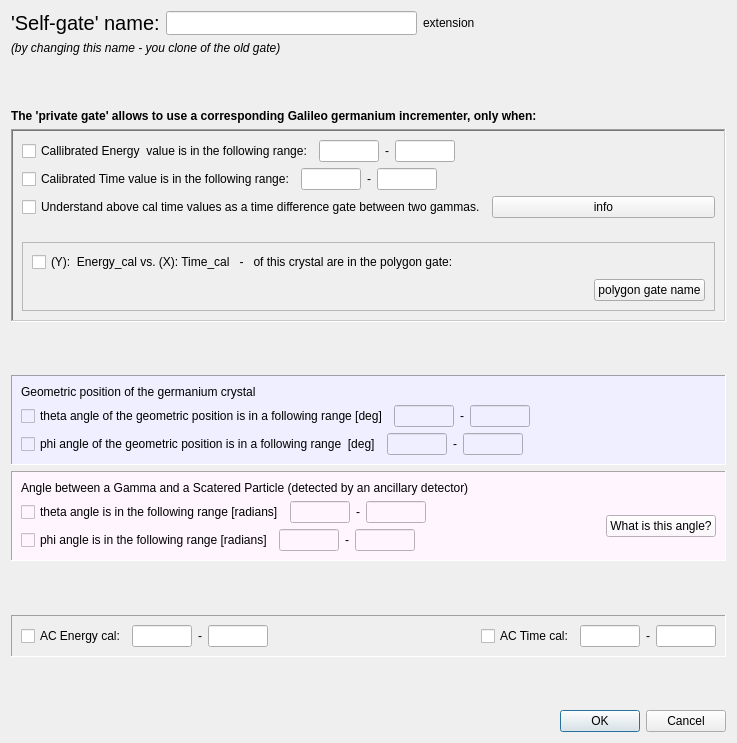
<?xml version="1.0" encoding="UTF-8"?>
<ui version="4.0">
 <class>T4selfgate_ge_galileo</class>
 <widget class="QDialog" name="T4selfgate_ge_galileo">
  <property name="geometry">
   <rect>
    <x>0</x>
    <y>0</y>
    <width>737</width>
    <height>743</height>
   </rect>
  </property>
  <property name="windowTitle">
   <string>Private incrementer gate, called a 'self-gate'</string>
  </property>
  <layout class="QVBoxLayout" name="verticalLayout_4">
   <item>
    <layout class="QHBoxLayout" name="horizontalLayout_33">
     <item>
      <widget class="QLabel" name="textLabel1_7">
       <property name="sizePolicy">
        <sizepolicy hsizetype="Preferred" vsizetype="Maximum">
         <horstretch>0</horstretch>
         <verstretch>0</verstretch>
        </sizepolicy>
       </property>
       <property name="font">
        <font>
         <pointsize>10</pointsize>
        </font>
       </property>
       <property name="text">
        <string>&lt;html&gt;&lt;head/&gt;&lt;body&gt;&lt;p&gt;&lt;span style=&quot; font-size:x-large;&quot;&gt;'Self-gate' name:&lt;/span&gt;&lt;/p&gt;&lt;/body&gt;&lt;/html&gt;</string>
       </property>
       <property name="alignment">
        <set>Qt::AlignVCenter</set>
       </property>
       <property name="wordWrap">
        <bool>false</bool>
       </property>
      </widget>
     </item>
     <item>
      <widget class="QLineEdit" name="lineEdit_name">
       <property name="minimumSize">
        <size>
         <width>200</width>
         <height>0</height>
        </size>
       </property>
       <property name="maximumSize">
        <size>
         <width>500</width>
         <height>32767</height>
        </size>
       </property>
       <property name="alignment">
        <set>Qt::AlignRight|Qt::AlignTrailing|Qt::AlignVCenter</set>
       </property>
      </widget>
     </item>
     <item>
      <widget class="QLabel" name="label_extension">
       <property name="text">
        <string>extension</string>
       </property>
      </widget>
     </item>
     <item>
      <spacer name="horizontalSpacer">
       <property name="orientation">
        <enum>Qt::Horizontal</enum>
       </property>
       <property name="sizeHint" stdset="0">
        <size>
         <width>40</width>
         <height>20</height>
        </size>
       </property>
      </spacer>
     </item>
    </layout>
   </item>
   <item>
    <widget class="QLabel" name="textLabel2_4">
     <property name="text">
      <string>&lt;i&gt;(by changing this name - you clone of the old gate)&lt;/i&gt;</string>
     </property>
     <property name="alignment">
      <set>Qt::AlignVCenter</set>
     </property>
     <property name="wordWrap">
      <bool>false</bool>
     </property>
    </widget>
   </item>
   <item>
    <spacer name="verticalSpacer_6">
     <property name="orientation">
      <enum>Qt::Vertical</enum>
     </property>
     <property name="sizeHint" stdset="0">
      <size>
       <width>20</width>
       <height>15</height>
      </size>
     </property>
    </spacer>
   </item>
   <item>
    <widget class="QLabel" name="textLabel_invocation">
     <property name="text">
      <string>&lt;html&gt;&lt;head/&gt;&lt;body&gt;&lt;p&gt;&lt;span style=&quot; font-weight:600;&quot;&gt;The 'private gate' allows to use a corresponding Galileo germanium  incrementer, only when:&lt;/span&gt;&lt;/p&gt;&lt;/body&gt;&lt;/html&gt;</string>
     </property>
     <property name="alignment">
      <set>Qt::AlignVCenter</set>
     </property>
     <property name="wordWrap">
      <bool>true</bool>
     </property>
    </widget>
   </item>
   <item>
    <widget class="QFrame" name="frame_2">
     <property name="frameShape">
      <enum>QFrame::WinPanel</enum>
     </property>
     <property name="frameShadow">
      <enum>QFrame::Sunken</enum>
     </property>
     <layout class="QVBoxLayout" name="verticalLayout_2">
      <item>
       <layout class="QHBoxLayout" name="horizontalLayout_34">
        <item>
         <widget class="QCheckBox" name="checkBox_en4">
          <property name="text">
           <string>Callibrated Energy  value is in the following range:</string>
          </property>
         </widget>
        </item>
        <item>
         <widget class="QLineEdit" name="lineEdit_energy_low">
          <property name="maximumSize">
           <size>
            <width>60</width>
            <height>32767</height>
           </size>
          </property>
         </widget>
        </item>
        <item>
         <widget class="QLabel" name="textLabel1_2_3_7">
          <property name="text">
           <string>-</string>
          </property>
          <property name="wordWrap">
           <bool>false</bool>
          </property>
         </widget>
        </item>
        <item>
         <widget class="QLineEdit" name="lineEdit_energy_high">
          <property name="enabled">
           <bool>true</bool>
          </property>
          <property name="maximumSize">
           <size>
            <width>60</width>
            <height>32767</height>
           </size>
          </property>
         </widget>
        </item>
        <item>
         <spacer name="spacer17_4">
          <property name="orientation">
           <enum>Qt::Horizontal</enum>
          </property>
          <property name="sizeType">
           <enum>QSizePolicy::Expanding</enum>
          </property>
          <property name="sizeHint" stdset="0">
           <size>
            <width>41</width>
            <height>21</height>
           </size>
          </property>
         </spacer>
        </item>
       </layout>
      </item>
      <item>
       <layout class="QHBoxLayout" name="horizontalLayout_36">
        <item>
         <widget class="QCheckBox" name="checkBox_time">
          <property name="text">
           <string>Calibrated Time value is in the following range:</string>
          </property>
         </widget>
        </item>
        <item>
         <widget class="QLineEdit" name="lineEdit_time_low">
          <property name="sizePolicy">
           <sizepolicy hsizetype="Maximum" vsizetype="Fixed">
            <horstretch>0</horstretch>
            <verstretch>0</verstretch>
           </sizepolicy>
          </property>
          <property name="maximumSize">
           <size>
            <width>60</width>
            <height>32767</height>
           </size>
          </property>
         </widget>
        </item>
        <item>
         <widget class="QLabel" name="textLabel1_2_6">
          <property name="text">
           <string>-</string>
          </property>
          <property name="wordWrap">
           <bool>false</bool>
          </property>
         </widget>
        </item>
        <item>
         <widget class="QLineEdit" name="lineEdit_time_high">
          <property name="sizePolicy">
           <sizepolicy hsizetype="Preferred" vsizetype="Fixed">
            <horstretch>0</horstretch>
            <verstretch>0</verstretch>
           </sizepolicy>
          </property>
          <property name="maximumSize">
           <size>
            <width>60</width>
            <height>32767</height>
           </size>
          </property>
         </widget>
        </item>
        <item>
         <spacer name="horizontalSpacer_16">
          <property name="orientation">
           <enum>Qt::Horizontal</enum>
          </property>
          <property name="sizeHint" stdset="0">
           <size>
            <width>40</width>
            <height>20</height>
           </size>
          </property>
         </spacer>
        </item>
       </layout>
      </item>
      <item>
       <layout class="QHBoxLayout" name="horizontalLayout_37">
        <item>
         <widget class="QCheckBox" name="check_xy_difference">
          <property name="text">
           <string>Understand above cal time values as a time difference gate between two gammas.</string>
          </property>
         </widget>
        </item>
        <item>
         <widget class="QPushButton" name="push_xy_info">
          <property name="text">
           <string>info</string>
          </property>
         </widget>
        </item>
       </layout>
      </item>
      <item>
       <spacer name="verticalSpacer_7">
        <property name="orientation">
         <enum>Qt::Vertical</enum>
        </property>
        <property name="sizeHint" stdset="0">
         <size>
          <width>20</width>
          <height>18</height>
         </size>
        </property>
       </spacer>
      </item>
      <item>
       <widget class="QFrame" name="frame">
        <property name="frameShape">
         <enum>QFrame::StyledPanel</enum>
        </property>
        <property name="frameShadow">
         <enum>QFrame::Sunken</enum>
        </property>
        <layout class="QVBoxLayout" name="verticalLayout">
         <item>
          <layout class="QHBoxLayout" name="horizontalLayout_39">
           <item>
            <widget class="QCheckBox" name="checkBox_en_tim_banana">
             <property name="text">
              <string>(Y):  Energy_cal vs. (X): Time_cal   -   of this crystal are in the polygon gate:</string>
             </property>
            </widget>
           </item>
           <item>
            <spacer name="spacer11_5">
             <property name="orientation">
              <enum>Qt::Horizontal</enum>
             </property>
             <property name="sizeType">
              <enum>QSizePolicy::Expanding</enum>
             </property>
             <property name="sizeHint" stdset="0">
              <size>
               <width>140</width>
               <height>21</height>
              </size>
             </property>
            </spacer>
           </item>
          </layout>
         </item>
         <item>
          <layout class="QHBoxLayout" name="horizontalLayout_40">
           <item>
            <spacer name="spacer10_4">
             <property name="orientation">
              <enum>Qt::Horizontal</enum>
             </property>
             <property name="sizeType">
              <enum>QSizePolicy::Expanding</enum>
             </property>
             <property name="sizeHint" stdset="0">
              <size>
               <width>111</width>
               <height>20</height>
              </size>
             </property>
            </spacer>
           </item>
           <item>
            <widget class="QPushButton" name="push_banana">
             <property name="text">
              <string>polygon gate name</string>
             </property>
            </widget>
           </item>
          </layout>
         </item>
        </layout>
       </widget>
      </item>
     </layout>
    </widget>
   </item>
   <item>
    <spacer name="verticalSpacer_4">
     <property name="orientation">
      <enum>Qt::Vertical</enum>
     </property>
     <property name="sizeHint" stdset="0">
      <size>
       <width>20</width>
       <height>18</height>
      </size>
     </property>
    </spacer>
   </item>
   <item>
    <widget class="QFrame" name="frame_geometry">
     <property name="styleSheet">
      <string notr="true">background-color: rgb(239, 239, 255);</string>
     </property>
     <property name="frameShape">
      <enum>QFrame::Panel</enum>
     </property>
     <property name="frameShadow">
      <enum>QFrame::Sunken</enum>
     </property>
     <layout class="QGridLayout" name="gridLayout_5">
      <item row="1" column="0">
       <layout class="QHBoxLayout" name="horizontalLayout_42">
        <item>
         <widget class="QCheckBox" name="checkBox_geom_theta">
          <property name="text">
           <string>theta angle of the geometric position is in a following range [deg]</string>
          </property>
         </widget>
        </item>
        <item>
         <widget class="QLineEdit" name="lineEdit_geom_theta_low">
          <property name="sizePolicy">
           <sizepolicy hsizetype="Preferred" vsizetype="Fixed">
            <horstretch>0</horstretch>
            <verstretch>0</verstretch>
           </sizepolicy>
          </property>
          <property name="maximumSize">
           <size>
            <width>60</width>
            <height>32767</height>
           </size>
          </property>
         </widget>
        </item>
        <item>
         <widget class="QLabel" name="textLabel1_2_3_8">
          <property name="text">
           <string>-</string>
          </property>
          <property name="wordWrap">
           <bool>false</bool>
          </property>
         </widget>
        </item>
        <item>
         <widget class="QLineEdit" name="lineEdit_geom_theta_high">
          <property name="maximumSize">
           <size>
            <width>60</width>
            <height>32767</height>
           </size>
          </property>
         </widget>
        </item>
        <item>
         <spacer name="horizontalSpacer_18">
          <property name="orientation">
           <enum>Qt::Horizontal</enum>
          </property>
          <property name="sizeHint" stdset="0">
           <size>
            <width>40</width>
            <height>20</height>
           </size>
          </property>
         </spacer>
        </item>
       </layout>
      </item>
      <item row="2" column="0">
       <layout class="QHBoxLayout" name="horizontalLayout_43">
        <item>
         <widget class="QCheckBox" name="checkBox_geom_phi">
          <property name="text">
           <string>phi angle of the geometric position is in a following range  [deg]</string>
          </property>
         </widget>
        </item>
        <item>
         <widget class="QLineEdit" name="lineEdit_geom_phi_low">
          <property name="maximumSize">
           <size>
            <width>60</width>
            <height>32767</height>
           </size>
          </property>
         </widget>
        </item>
        <item>
         <widget class="QLabel" name="textLabel1_2_3_2_8">
          <property name="text">
           <string>-</string>
          </property>
          <property name="wordWrap">
           <bool>false</bool>
          </property>
         </widget>
        </item>
        <item>
         <widget class="QLineEdit" name="lineEdit_geom_phi_high">
          <property name="maximumSize">
           <size>
            <width>60</width>
            <height>32767</height>
           </size>
          </property>
         </widget>
        </item>
        <item>
         <spacer name="horizontalSpacer_19">
          <property name="orientation">
           <enum>Qt::Horizontal</enum>
          </property>
          <property name="sizeHint" stdset="0">
           <size>
            <width>40</width>
            <height>20</height>
           </size>
          </property>
         </spacer>
        </item>
       </layout>
      </item>
      <item row="0" column="0">
       <widget class="QLabel" name="label">
        <property name="text">
         <string>Geometric position of the germanium crystal</string>
        </property>
       </widget>
      </item>
     </layout>
    </widget>
   </item>
   <item>
    <widget class="QFrame" name="frame_scatered">
     <property name="styleSheet">
      <string notr="true">background-color: rgb(255, 245, 255);</string>
     </property>
     <property name="frameShape">
      <enum>QFrame::Panel</enum>
     </property>
     <property name="frameShadow">
      <enum>QFrame::Sunken</enum>
     </property>
     <layout class="QGridLayout" name="gridLayout_6">
      <item row="2" column="0">
       <layout class="QHBoxLayout" name="horizontalLayout_44">
        <item>
         <widget class="QCheckBox" name="checkBox_gp_phi">
          <property name="text">
           <string>phi angle is in the following range [radians]</string>
          </property>
         </widget>
        </item>
        <item>
         <widget class="QLineEdit" name="lineEdit_gp_phi_low">
          <property name="maximumSize">
           <size>
            <width>60</width>
            <height>32767</height>
           </size>
          </property>
         </widget>
        </item>
        <item>
         <widget class="QLabel" name="textLabel1_2_3_2_2_5">
          <property name="text">
           <string>-</string>
          </property>
          <property name="wordWrap">
           <bool>false</bool>
          </property>
         </widget>
        </item>
        <item>
         <widget class="QLineEdit" name="lineEdit_gp_phi_high">
          <property name="maximumSize">
           <size>
            <width>60</width>
            <height>32767</height>
           </size>
          </property>
         </widget>
        </item>
        <item>
         <spacer name="horizontalSpacer_20">
          <property name="orientation">
           <enum>Qt::Horizontal</enum>
          </property>
          <property name="sizeHint" stdset="0">
           <size>
            <width>40</width>
            <height>20</height>
           </size>
          </property>
         </spacer>
        </item>
       </layout>
      </item>
      <item row="1" column="1" rowspan="2">
       <widget class="QPushButton" name="pushButton_angle_picture">
        <property name="enabled">
         <bool>true</bool>
        </property>
        <property name="text">
         <string>What is this angle?</string>
        </property>
       </widget>
      </item>
      <item row="1" column="0">
       <layout class="QHBoxLayout" name="horizontalLayout_45">
        <item>
         <widget class="QCheckBox" name="checkBox_gp_theta">
          <property name="text">
           <string>theta angle is in the following range [radians]</string>
          </property>
         </widget>
        </item>
        <item>
         <widget class="QLineEdit" name="lineEdit_gp_theta_low">
          <property name="maximumSize">
           <size>
            <width>60</width>
            <height>32767</height>
           </size>
          </property>
          <property name="acceptDrops">
           <bool>true</bool>
          </property>
         </widget>
        </item>
        <item>
         <widget class="QLabel" name="textLabel1_2_3_2_9">
          <property name="text">
           <string>-</string>
          </property>
          <property name="wordWrap">
           <bool>false</bool>
          </property>
         </widget>
        </item>
        <item>
         <widget class="QLineEdit" name="lineEdit_gp_theta_high">
          <property name="maximumSize">
           <size>
            <width>60</width>
            <height>32767</height>
           </size>
          </property>
         </widget>
        </item>
        <item>
         <spacer name="horizontalSpacer_21">
          <property name="orientation">
           <enum>Qt::Horizontal</enum>
          </property>
          <property name="sizeHint" stdset="0">
           <size>
            <width>40</width>
            <height>20</height>
           </size>
          </property>
         </spacer>
        </item>
       </layout>
      </item>
      <item row="0" column="0">
       <widget class="QLabel" name="label_2">
        <property name="text">
         <string>Angle between a Gamma and a Scatered Particle (detected by an ancillary detector)</string>
        </property>
       </widget>
      </item>
     </layout>
    </widget>
   </item>
   <item>
    <spacer name="verticalSpacer_3">
     <property name="orientation">
      <enum>Qt::Vertical</enum>
     </property>
     <property name="sizeHint" stdset="0">
      <size>
       <width>20</width>
       <height>12</height>
      </size>
     </property>
    </spacer>
   </item>
   <item>
    <widget class="QFrame" name="frame_3">
     <property name="frameShape">
      <enum>QFrame::Panel</enum>
     </property>
     <property name="frameShadow">
      <enum>QFrame::Sunken</enum>
     </property>
     <property name="lineWidth">
      <number>1</number>
     </property>
     <layout class="QVBoxLayout" name="verticalLayout_3">
      <item>
       <layout class="QHBoxLayout" name="horizontalLayout_38">
        <item>
         <widget class="QCheckBox" name="checkBox_AC_energy">
          <property name="text">
           <string>AC Energy cal:</string>
          </property>
         </widget>
        </item>
        <item>
         <widget class="QLineEdit" name="lineEdit_AC_energy_low">
          <property name="sizePolicy">
           <sizepolicy hsizetype="Maximum" vsizetype="Fixed">
            <horstretch>0</horstretch>
            <verstretch>0</verstretch>
           </sizepolicy>
          </property>
          <property name="maximumSize">
           <size>
            <width>60</width>
            <height>32767</height>
           </size>
          </property>
         </widget>
        </item>
        <item>
         <widget class="QLabel" name="textLabel1_2_3_9">
          <property name="text">
           <string>-</string>
          </property>
          <property name="wordWrap">
           <bool>false</bool>
          </property>
         </widget>
        </item>
        <item>
         <widget class="QLineEdit" name="lineEdit_AC_energy_high">
          <property name="sizePolicy">
           <sizepolicy hsizetype="Preferred" vsizetype="Fixed">
            <horstretch>0</horstretch>
            <verstretch>0</verstretch>
           </sizepolicy>
          </property>
          <property name="maximumSize">
           <size>
            <width>60</width>
            <height>32767</height>
           </size>
          </property>
         </widget>
        </item>
        <item>
         <spacer name="spacer16_4">
          <property name="orientation">
           <enum>Qt::Horizontal</enum>
          </property>
          <property name="sizeType">
           <enum>QSizePolicy::Expanding</enum>
          </property>
          <property name="sizeHint" stdset="0">
           <size>
            <width>31</width>
            <height>21</height>
           </size>
          </property>
         </spacer>
        </item>
        <item>
         <widget class="QCheckBox" name="checkBox_AC_time">
          <property name="text">
           <string>AC Time cal:</string>
          </property>
         </widget>
        </item>
        <item>
         <widget class="QLineEdit" name="lineEdit_AC_time_low">
          <property name="sizePolicy">
           <sizepolicy hsizetype="Maximum" vsizetype="Fixed">
            <horstretch>0</horstretch>
            <verstretch>0</verstretch>
           </sizepolicy>
          </property>
          <property name="maximumSize">
           <size>
            <width>60</width>
            <height>32767</height>
           </size>
          </property>
         </widget>
        </item>
        <item>
         <widget class="QLabel" name="textLabel1_2_3_10">
          <property name="text">
           <string>-</string>
          </property>
          <property name="wordWrap">
           <bool>false</bool>
          </property>
         </widget>
        </item>
        <item>
         <widget class="QLineEdit" name="lineEdit_AC_time_high">
          <property name="sizePolicy">
           <sizepolicy hsizetype="Preferred" vsizetype="Fixed">
            <horstretch>0</horstretch>
            <verstretch>0</verstretch>
           </sizepolicy>
          </property>
          <property name="maximumSize">
           <size>
            <width>60</width>
            <height>32767</height>
           </size>
          </property>
         </widget>
        </item>
       </layout>
      </item>
     </layout>
    </widget>
   </item>
   <item>
    <spacer name="spacer11_2">
     <property name="orientation">
      <enum>Qt::Vertical</enum>
     </property>
     <property name="sizeType">
      <enum>QSizePolicy::Expanding</enum>
     </property>
     <property name="sizeHint" stdset="0">
      <size>
       <width>21</width>
       <height>14</height>
      </size>
     </property>
    </spacer>
   </item>
   <item>
    <widget class="QDialogButtonBox" name="buttonBox">
     <property name="orientation">
      <enum>Qt::Horizontal</enum>
     </property>
     <property name="standardButtons">
      <set>QDialogButtonBox::Cancel|QDialogButtonBox::Ok</set>
     </property>
    </widget>
   </item>
  </layout>
  <zorder>buttonBox</zorder>
  <zorder>textLabel_invocation</zorder>
  <zorder>frame_2</zorder>
  <zorder>frame_geometry</zorder>
  <zorder>textLabel2_4</zorder>
  <zorder>frame_scatered</zorder>
  <zorder>frame_3</zorder>
 </widget>
 <tabstops>
  <tabstop>lineEdit_name</tabstop>
  <tabstop>checkBox_en4</tabstop>
  <tabstop>lineEdit_energy_low</tabstop>
  <tabstop>lineEdit_energy_high</tabstop>
  <tabstop>checkBox_time</tabstop>
  <tabstop>lineEdit_time_low</tabstop>
  <tabstop>lineEdit_time_high</tabstop>
  <tabstop>pushButton_angle_picture</tabstop>
  <tabstop>buttonBox</tabstop>
  <tabstop>check_xy_difference</tabstop>
  <tabstop>push_xy_info</tabstop>
  <tabstop>checkBox_en_tim_banana</tabstop>
  <tabstop>push_banana</tabstop>
  <tabstop>checkBox_geom_theta</tabstop>
  <tabstop>lineEdit_geom_theta_low</tabstop>
  <tabstop>lineEdit_geom_theta_high</tabstop>
  <tabstop>checkBox_geom_phi</tabstop>
  <tabstop>lineEdit_geom_phi_low</tabstop>
  <tabstop>lineEdit_geom_phi_high</tabstop>
  <tabstop>checkBox_gp_phi</tabstop>
  <tabstop>lineEdit_gp_phi_low</tabstop>
  <tabstop>lineEdit_gp_phi_high</tabstop>
  <tabstop>checkBox_gp_theta</tabstop>
  <tabstop>lineEdit_gp_theta_low</tabstop>
  <tabstop>lineEdit_gp_theta_high</tabstop>
  <tabstop>checkBox_AC_energy</tabstop>
  <tabstop>lineEdit_AC_energy_low</tabstop>
  <tabstop>lineEdit_AC_energy_high</tabstop>
  <tabstop>checkBox_AC_time</tabstop>
  <tabstop>lineEdit_AC_time_low</tabstop>
  <tabstop>lineEdit_AC_time_high</tabstop>
 </tabstops>
 <resources/>
 <connections>
  <connection>
   <sender>buttonBox</sender>
   <signal>accepted()</signal>
   <receiver>T4selfgate_ge_galileo</receiver>
   <slot>accept()</slot>
   <hints>
    <hint type="sourcelabel">
     <x>248</x>
     <y>254</y>
    </hint>
    <hint type="destinationlabel">
     <x>157</x>
     <y>274</y>
    </hint>
   </hints>
  </connection>
  <connection>
   <sender>buttonBox</sender>
   <signal>rejected()</signal>
   <receiver>T4selfgate_ge_galileo</receiver>
   <slot>reject()</slot>
   <hints>
    <hint type="sourcelabel">
     <x>316</x>
     <y>260</y>
    </hint>
    <hint type="destinationlabel">
     <x>286</x>
     <y>274</y>
    </hint>
   </hints>
  </connection>
 </connections>
</ui>
